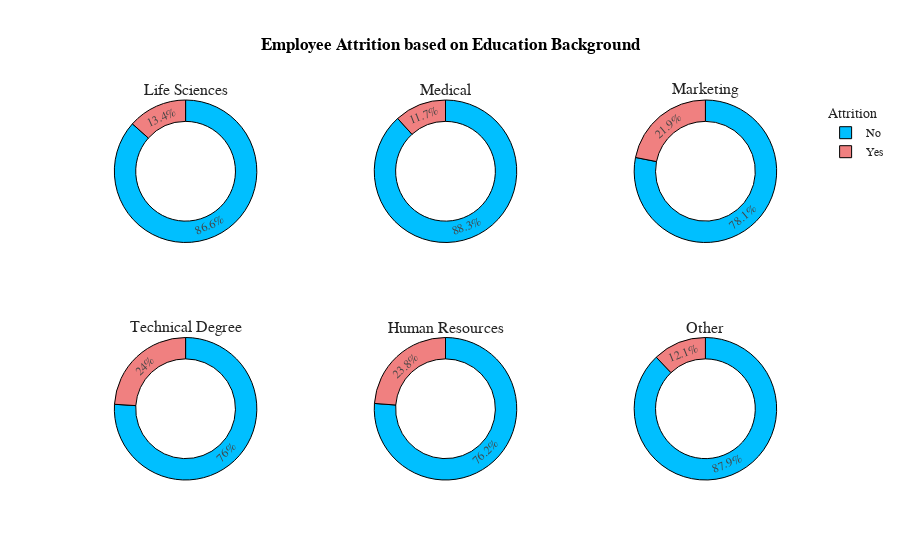

Notebook cell for this chart:
### Markdown cell above
Attrition based on Education Background

### Code cell
bus=data.groupby(['EducationBackground','Attrition'],as_index=False)['EmpNumber'].count()
bus.rename(columns={'EmpNumber':'Count'},inplace=True)
fig=go.Figure()
fig = make_subplots(rows=2, cols=3, specs=[[{"type": "pie"}, {"type": "pie"}, {"type": "pie"}],[{"type": "pie"}, {"type": "pie"}, {"type": "pie"}]],subplot_titles=('Life Sciences', 'Medical','Marketing','Technical Degree','Human Resources','Other'))

fig.add_trace(go.Pie(values=bus[bus['EducationBackground']=='Life Sciences']['Count'],labels=bus[bus['EducationBackground']=='Life Sciences']['Attrition'],hole=0.7,marker_colors=['DeepSkyBlue','LightCoral'],name='Life Sciences',showlegend=False),row=1,col=1)
fig.add_trace(go.Pie(values=bus[bus['EducationBackground']=='Medical']['Count'],labels=bus[bus['EducationBackground']=='Medical']['Attrition'],hole=0.7,marker_colors=['DeepSkyBlue','LightCoral'],name='Medical',showlegend=False),row=1,col=2)
fig.add_trace(go.Pie(values=bus[bus['EducationBackground']=='Marketing']['Count'],labels=bus[bus['EducationBackground']=='Marketing']['Attrition'],hole=0.7,marker_colors=['DeepSkyBlue','LightCoral'],name='Marketing',showlegend=True),row=1,col=3)
fig.add_trace(go.Pie(values=bus[bus['EducationBackground']=='Technical Degree']['Count'],labels=bus[bus['EducationBackground']=='Technical Degree']['Attrition'],hole=0.7,marker_colors=['DeepSkyBlue','LightCoral'],name='Technical Degree',showlegend=False),row=2,col=1)
fig.add_trace(go.Pie(values=bus[bus['EducationBackground']=='Human Resources']['Count'],labels=bus[bus['EducationBackground']=='Human Resources']['Attrition'],hole=0.7,marker_colors=['DeepSkyBlue','LightCoral'],name='Human Resources',showlegend=False),row=2,col=2)
fig.add_trace(go.Pie(values=bus[bus['EducationBackground']=='Other']['Count'],labels=bus[bus['EducationBackground']=='Other']['Attrition'],hole=0.7,marker_colors=['DeepSkyBlue','LightCoral'],name='Other',showlegend=False),row=2,col=3)

fig.update_layout(title_x=0.5,template='simple_white',showlegend=True,legend_title_text="Attrition",title_text='<b style="color:black; font-size:100%;">Employee Attrition based on Education Background',font_family="Times New Roman",title_font_family="Times New Roman")
fig.update_traces(marker=dict(line=dict(color='#000000', width=1)))

### Figure 1 — Plotly figure (JSON) as saved in the notebook; plotly's stock layout.template omitted (floating-point values rounded to 4 significant figures)
{"data": [{"domain": {"x": [0, 0.2889], "y": [0.625, 1]}, "hole": 0.7, "labels": ["No", "Yes"], "marker": {"colors": ["DeepSkyBlue", "LightCoral"], "line": {"color": "#000000", "width": 1}}, "name": "Life Sciences", "showlegend": false, "type": "pie", "values": [426, 66]}, {"domain": {"x": [0.3556, 0.6444], "y": [0.625, 1]}, "hole": 0.7, "labels": ["No", "Yes"], "marker": {"colors": ["DeepSkyBlue", "LightCoral"], "line": {"color": "#000000", "width": 1}}, "name": "Medical", "showlegend": false, "type": "pie", "values": [339, 45]}, {"domain": {"x": [0.7111, 1], "y": [0.625, 1]}, "hole": 0.7, "labels": ["No", "Yes"], "marker": {"colors": ["DeepSkyBlue", "LightCoral"], "line": {"color": "#000000", "width": 1}}, "name": "Marketing", "showlegend": true, "type": "pie", "values": [107, 30]}, {"domain": {"x": [0, 0.2889], "y": [0, 0.375]}, "hole": 0.7, "labels": ["No", "Yes"], "marker": {"colors": ["DeepSkyBlue", "LightCoral"], "line": {"color": "#000000", "width": 1}}, "name": "Technical Degree", "showlegend": false, "type": "pie", "values": [76, 24]}, {"domain": {"x": [0.3556, 0.6444], "y": [0, 0.375]}, "hole": 0.7, "labels": ["No", "Yes"], "marker": {"colors": ["DeepSkyBlue", "LightCoral"], "line": {"color": "#000000", "width": 1}}, "name": "Human Resources", "showlegend": false, "type": "pie", "values": [16, 5]}, {"domain": {"x": [0.7111, 1], "y": [0, 0.375]}, "hole": 0.7, "labels": ["No", "Yes"], "marker": {"colors": ["DeepSkyBlue", "LightCoral"], "line": {"color": "#000000", "width": 1}}, "name": "Other", "showlegend": false, "type": "pie", "values": [58, 8]}], "layout": {"annotations": [{"font": {"size": 16}, "showarrow": false, "text": "Life Sciences", "x": 0.1444, "xanchor": "center", "xref": "paper", "y": 1, "yanchor": "bottom", "yref": "paper"}, {"font": {"size": 16}, "showarrow": false, "text": "Medical", "x": 0.5, "xanchor": "center", "xref": "paper", "y": 1, "yanchor": "bottom", "yref": "paper"}, {"font": {"size": 16}, "showarrow": false, "text": "Marketing", "x": 0.8556, "xanchor": "center", "xref": "paper", "y": 1, "yanchor": "bottom", "yref": "paper"}, {"font": {"size": 16}, "showarrow": false, "text": "Technical Degree", "x": 0.1444, "xanchor": "center", "xref": "paper", "y": 0.375, "yanchor": "bottom", "yref": "paper"}, {"font": {"size": 16}, "showarrow": false, "text": "Human Resources", "x": 0.5, "xanchor": "center", "xref": "paper", "y": 0.375, "yanchor": "bottom", "yref": "paper"}, {"font": {"size": 16}, "showarrow": false, "text": "Other", "x": 0.8556, "xanchor": "center", "xref": "paper", "y": 0.375, "yanchor": "bottom", "yref": "paper"}], "font": {"family": "Times New Roman"}, "legend": {"title": {"text": "Attrition"}}, "showlegend": true, "title": {"font": {"family": "Times New Roman"}, "text": "<b style=\"color:black; font-size:100%;\">Employee Attrition based on Education Background", "x": 0.5}}}
